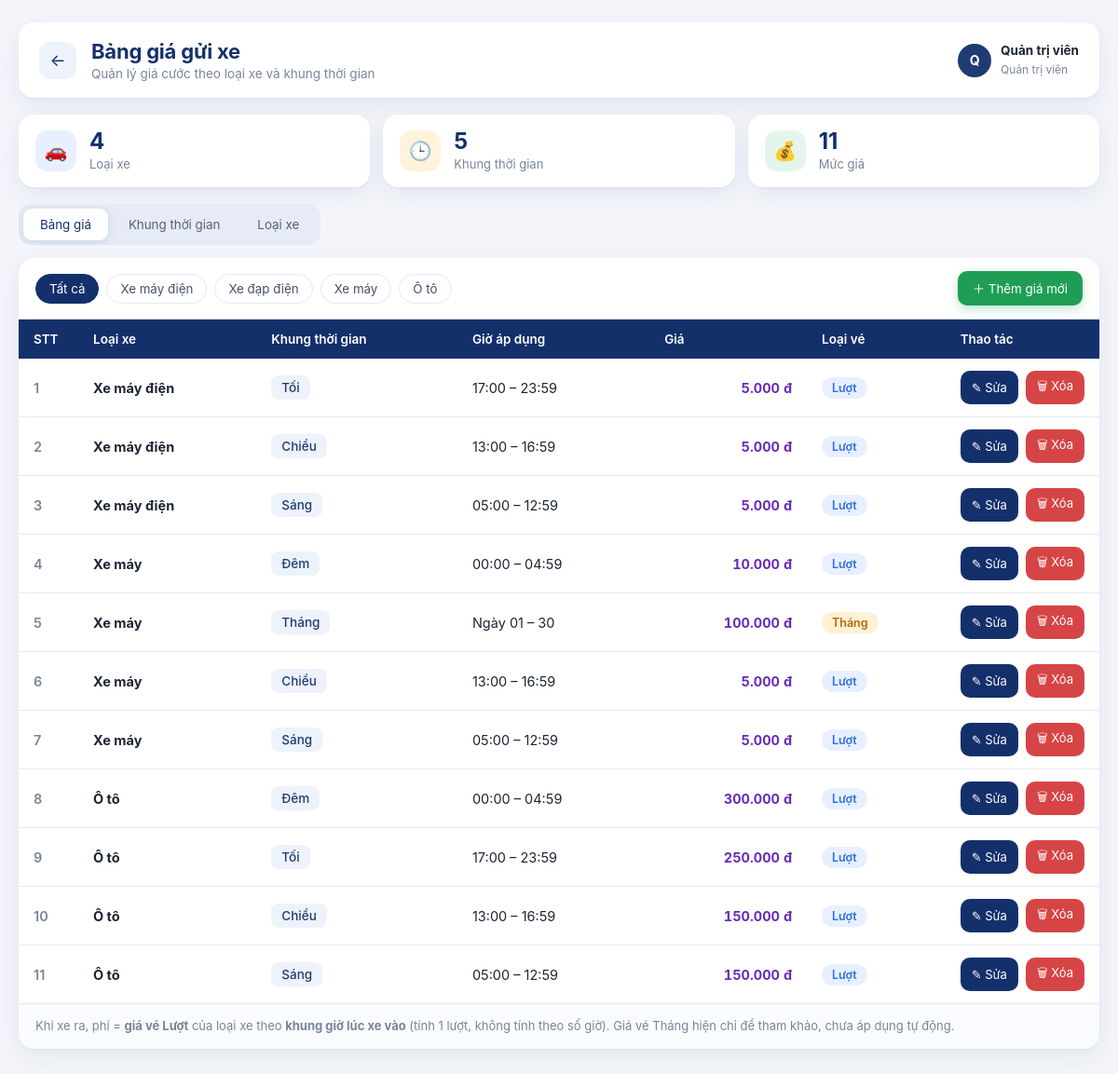
Page /pricing (signed in) on the committed database.
### tables this page shows
CREATE TABLE vehicle_types (
    id    INTEGER PRIMARY KEY AUTOINCREMENT,
    name  TEXT UNIQUE NOT NULL
);

CREATE TABLE prices (
    id               INTEGER PRIMARY KEY AUTOINCREMENT,
    vehicle_type_id  INTEGER NOT NULL,
    period_id        INTEGER NOT NULL,
    amount           INTEGER NOT NULL,          -- VNĐ
    ticket_type      TEXT NOT NULL DEFAULT 'turn',  -- turn = Lượt | month = Tháng
    UNIQUE (vehicle_type_id, period_id)
);

CREATE TABLE price_periods (
    id          INTEGER PRIMARY KEY AUTOINCREMENT,
    name        TEXT UNIQUE NOT NULL,
    kind        TEXT NOT NULL DEFAULT 'time',   -- time = theo giờ (HH:MM) | day = theo ngày trong tháng (1-31)
    start_value TEXT NOT NULL,                  -- '05:00' hoặc '01'
    end_value   TEXT NOT NULL                   -- '12:59' hoặc '30'
);

### app.py (the view)
@app.route('/pricing')
@login_required
def pricing():
    return render_template(
        'pricing.html',
        periods=database.get_periods(),
        vehicle_types=database.get_vehicle_types(),
        prices=database.get_prices(),
        ticket_labels=database.TICKET_LABELS,
        can_edit=session.get('role') in ('admin', 'manager'),
    )

### app.py (called while the page is built)
def login_required(view_func):
    @functools.wraps(view_func)
    def wrapped(*args, **kwargs):
        if 'user_id' not in session:
            flash('Vui lòng đăng nhập để tiếp tục.', 'error')
            return redirect(url_for('login'))
        return view_func(*args, **kwargs)
    return wrapped

@app.context_processor
def inject_user():
    return {
        'current_user_fullname': session.get('fullname'),
        'current_user_role': session.get('role'),
        'role_label': ROLE_LABELS.get(session.get('role'), 'Người dùng'),
    }

### py/database.py (called while the page is built)
def get_connection():
    conn = sqlite3.connect(DB_PATH)
    conn.row_factory = sqlite3.Row  # cho phép truy cập cột theo tên
    return conn

def _fetch(sql, params=()):
    conn = get_connection()
    rows = conn.execute(sql, params).fetchall()
    conn.close()
    return rows

def get_periods():
    return _fetch("SELECT * FROM price_periods ORDER BY id")

def get_vehicle_types():
    return _fetch("SELECT * FROM vehicle_types ORDER BY id")

def get_prices():
    return _fetch(
        "SELECT p.id, p.vehicle_type_id, p.period_id, p.amount, p.ticket_type, "
        "       v.name AS vehicle_name, t.name AS period_name, "
        "       t.start_value, t.end_value, t.kind "
        "FROM prices p "
        "JOIN vehicle_types v ON v.id = p.vehicle_type_id "
        "JOIN price_periods t ON t.id = p.period_id "
        "ORDER BY v.id, t.id")

### templates/html/pricing.html (shortened to what this page needs)
<!DOCTYPE html>
<html lang="vi">
<head>
    <link rel="stylesheet" href="{{ url_for('css_files', filename='pricing.css') }}">
</head>
<body>
<div class="wrap">
    <header class="topbar">
        <div class="topbar-left">
            <a href="{{ url_for('index') }}" class="back" aria-label="Quay lại">←</a>
            <div>
                <h1>Bảng giá gửi xe</h1>
                <p>
                    {% if can_edit %}Quản lý giá cước theo loại xe và khung thời gian
                    {% else %}Giá cước theo loại xe và khung thời gian (chỉ xem){% endif %}
                </p>
            </div>
        </div>
        <div class="topbar-right">
            <div class="user-chip">
                <span class="avatar">{{ (session.get('fullname') or '?')[:1]|upper }}</span>
                <span><strong>{{ session.get('fullname') }}</strong><small>{{ role_label }}</small></span>
            </div>
        </div>
    </header>
    <section class="stats">
        <div class="stat"><span class="stat-icon blue">🚗</span><div><b>{{ vehicle_types|length }}</b><small>Loại xe</small></div></div>
        <div class="stat"><span class="stat-icon amber">🕒</span><div><b>{{ periods|length }}</b><small>Khung thời gian</small></div></div>
        <div class="stat"><span class="stat-icon green">💰</span><div><b>{{ prices|length }}</b><small>Mức giá</small></div></div>
    </section>
    <nav class="tabs" role="tablist">
        <button type="button" class="tab active" data-tab="prices" role="tab">Bảng giá</button>
        <button type="button" class="tab" data-tab="periods" role="tab">Khung thời gian</button>
        <button type="button" class="tab" data-tab="types" role="tab">Loại xe</button>
    </nav>
    <section class="panel" id="tab-prices">
        <div class="panel-toolbar">
            <div class="chips" id="type-filter">
                <button type="button" class="chip active" data-type="all">Tất cả</button>
                {% for v in vehicle_types %}
                <button type="button" class="chip" data-type="{{ v['id'] }}">{{ v['name'] }}</button>
                {% endfor %}
            </div>
            {% if can_edit %}<button type="button" class="btn btn-green" id="add-main" onclick="openPrice(null)">＋ Thêm giá mới</button>{% endif %}
        </div>
        <div class="table-wrap">
            <table class="data" id="price-table">
                <thead>
                    <tr>
                        <th class="c-stt">STT</th><th>Loại xe</th><th>Khung thời gian</th><th>Giờ áp dụng</th>
                        <th class="num">Giá</th><th>Loại vé</th>{% if can_edit %}<th class="c-act">Thao tác</th>{% endif %}
                    </tr>
                </thead>
                <tbody>
                {% for r in prices %}
                    <tr data-type="{{ r['vehicle_type_id'] }}">
                        <td class="c-stt" data-label="STT"><span class="stt">{{ loop.index }}</span></td>
                        <td data-label="Loại xe"><strong>{{ r['vehicle_name'] }}</strong></td>
                        <td data-label="Khung thời gian"><span class="pill">{{ r['period_name'] }}</span></td>
                        <td data-label="Giờ áp dụng">
                            {% if r['kind'] == 'day' %}Ngày {{ r['start_value'] }} – {{ r['end_value'] }}
                            {% else %}{{ r['start_value'] }} – {{ r['end_value'] }}{% endif %}
                        </td>
                        <td class="num" data-label="Giá"><span class="money">{{ '{:,}'.format(r['amount']).replace(',', '.') }} đ</span></td>
                        <td data-label="Loại vé"><span class="badge {{ 'badge-month' if r['ticket_type'] == 'month' else 'badge-turn' }}">{{ ticket_labels.get(r['ticket_type'], r['ticket_type']) }}</span></td>
                        {% if can_edit %}
                        <td class="c-act" data-label="Thao tác">
                            <div class="actions">
                                <button type="button" class="btn btn-edit"
                                        data-id="{{ r['id'] }}" data-type="{{ r['vehicle_type_id'] }}" data-period="{{ r['period_id'] }}"
                                        data-amount="{{ r['amount'] }}" data-ticket="{{ r['ticket_type'] }}"
                                        onclick="openPrice(this)">✎ Sửa</button>
                                <button type="button" class="btn btn-del"
                                        data-url="{{ url_for('pricing_price_delete', price_id=r['id']) }}"
                                        data-msg="Xóa giá {{ '{:,}'.format(r['amount']).replace(',', '.') }} đ của “{{ r['vehicle_name'] }}” ({{ r['period_name'] }})?"
                                        onclick="askDelete(this)">🗑 Xóa</button>
                            </div>
                        </td>
                        {% endif %}
                    </tr>
                {% endfor %}
                </tbody>
            </table>
        </div>
        <p class="note">
            Khi xe ra, phí = <strong>giá vé Lượt</strong> của loại xe theo <strong>khung giờ lúc xe vào</strong> (tính 1 lượt, không tính theo số giờ).
            Giá vé Tháng hiện chỉ để tham khảo, chưa áp dụng tự động.
        </p>
    </section>
</div>
</body>
</html>

### rows in the picture
vehicle_types: name "Xe máy điện"
vehicle_types: name "Xe đạp điện"
vehicle_types: name "Xe máy"
vehicle_types: name "Ô tô"
prices: vehicle_name "Xe máy điện", period_name "Tối", start_value "17:00", end_value "23:59", amount "5.000", get "Lượt"
prices: vehicle_name "Xe máy điện", period_name "Chiều", start_value "13:00", end_value "16:59", amount "5.000", get "Lượt"
prices: vehicle_name "Xe máy điện", period_name "Sáng", start_value "05:00", end_value "12:59", amount "5.000", get "Lượt"
prices: vehicle_name "Xe máy", period_name "Đêm", start_value "00:00", end_value "04:59", amount "10.000", get "Lượt"
prices: vehicle_name "Xe máy", period_name "Tháng", start_value "01", end_value "30", amount "100.000", get "Tháng"
prices: vehicle_name "Xe máy", period_name "Chiều", start_value "13:00", end_value "16:59", amount "5.000", get "Lượt"
prices: vehicle_name "Xe máy", period_name "Sáng", start_value "05:00", end_value "12:59", amount "5.000", get "Lượt"
prices: vehicle_name "Ô tô", period_name "Đêm", start_value "00:00", end_value "04:59", amount "300.000", get "Lượt"
prices: vehicle_name "Ô tô", period_name "Tối", start_value "17:00", end_value "23:59", amount "250.000", get "Lượt"
prices: vehicle_name "Ô tô", period_name "Chiều", start_value "13:00", end_value "16:59", amount "150.000", get "Lượt"
prices: vehicle_name "Ô tô", period_name "Sáng", start_value "05:00", end_value "12:59", amount "150.000", get "Lượt"

### other values in the picture
{{ (session.get('fullname') or '?')[:1]|upper }} "Q"
{{ session.get('fullname') }} "Quản trị viên"
{{ role_label }} "Quản trị viên"
{{ vehicle_types|length }} "4"
{{ periods|length }} "5"
{{ prices|length }} "11"
